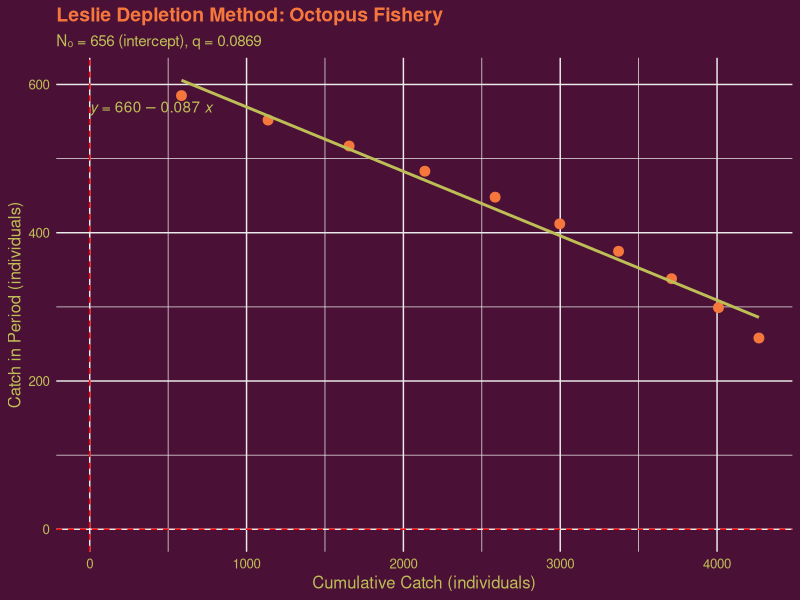

This figure's R source:
## ---- chunk 1
require(tidyverse)
## ---- chunk 2
#| echo: true
#| 
# Octopus depletion study data (Tanzanian coastal fishery)
octopus_data <- tibble(
  period = 1:10,
  effort = c(50, 55, 60, 65, 70, 75, 80, 85, 90, 95),
  days = rep(5, times = 10),
  catch = c(585, 552, 517, 483, 448, 412, 375, 338, 299, 258),
  cumulative_catch = cumsum(catch),
  cpue = catch / (effort * days)
)

# **Results:**

# - **Initial Population ($N_0$):** ~8,267 octopus
# - **Catchability ($q$):** 0.0138
# - **Total Depletion:** 4,267 individuals (52% of stock)

## ---- chunk 3
octopus_data |>
  select(effort, days, catch, cumulative_catch, cpue) |>
  knitr::kable(
    digits = c(0, 0, 0, 0, 3),
    col.names = c("Effort (traps)", "days", "Catch", "Cumulative Catch", "CPUE")
  )
## ---- chunk 4
#| include: true
#| echo: true
#| 
# Fit linear regression: Catch vs Cumulative Catch
leslie_model <- lm(catch ~ cumulative_catch, data = octopus_data)
N0_estimate <- coef(leslie_model)[1]
q_estimate <- -coef(leslie_model)[2]

# intercept = coef(leslie_model)[1]
# q = coef(leslie_model)[2] #slope
# from C_t = qN0 - q*IC
# intercept = qN0
# therefore N0 = intercept/q

## ---- chunk 5
# Plot
ggplot(octopus_data, aes(x = cumulative_catch, y = catch)) +
  geom_point(size = 3, color = "#f6773cff") +
  geom_smooth(method = "lm", se = FALSE, color = "#bebe56ff", linewidth = 1) +
  ggpubr::stat_regline_equation(color = "#bebe56ff") +
  geom_hline(yintercept = 0, linetype = "dashed", color = "red") +
  geom_vline(xintercept = 0, linetype = "dashed", color = "red") +
  labs(
    title = "Leslie Depletion Method: Octopus Fishery",
    x = "Cumulative Catch (individuals)",
    y = "Catch in Period (individuals)",
    subtitle = paste0("N₀ = ", round(N0_estimate), " (intercept), q = ", round(q_estimate, 4))
  ) +
  theme_minimal()  +
  theme(
    plot.background = element_rect(fill = "#4a1035ff", color = NA),
    panel.background = element_rect(fill = "#4a1035ff", color = NA),
    text = element_text(color = "#bebe56ff", size = 12),
    axis.text = element_text(color = "#bebe56ff"),
    plot.title = element_text(color = "#f6773cff", size = 14, face = "bold"),
    plot.subtitle = element_text(color = "#bebe56ff", size = 11)
  )
  
